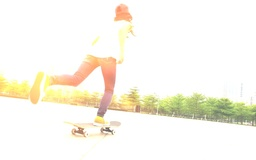
#> input picture img/add-bright-skate.jpg, 256 x 160 px, shrunk from 864 x 540 before the run, given in place of 32bits.png, which was not available
$ python program1.py
#> lines starting #> are read from the running program, lines starting #| are printed output that depends on the picture; pictures that were not available may be replaced by others from this repository, and a replacement may not be noted
### util.py
import cv2 as cv
from numpy import rint

PATH = "img/"


def read_image(name):
#> called with name = '32bits.png'
    return cv.imread(PATH + name)
#> returned value is the input picture: shape (160, 256, 3); mean B, G, R 235.2, 245.9, 248.8


def write_image(name, image):
    cv.imwrite(PATH + name, image)


# [8 lines left out: function check_8bytes_bounds, not called in this run]

### color.py
"""
Basic Operations on Images
https://docs.opencv.org/3.0-beta/doc/py_tutorials/py_core/py_basic_ops/py_basic_ops.html
"""

import numpy as np
import cv2 as cv


def check_8bytes_bounds(x):
    x = np.rint(x)
    if x > 255:
        return 255
    elif x < 0:
        return 0

    return x


def calculate_rgb_to_yiq(r, g, b):
    y = 0.299 * r + 0.587 * g + 0.114 * b
    i = 0.596 * r - 0.274 * g - 0.322 * b
    q = 0.211 * r - 0.523 * g + 0.312 * b

    y = check_8bytes_bounds(y)
    i = check_8bytes_bounds(i)
    q = check_8bytes_bounds(q)

    return y, i, q


def rgb_to_yiq(image):
    # Get RGB components from the image
    b, g, r = cv.split(image)
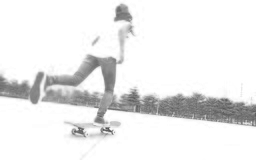
#> b: shape (160, 256); min 83, max 255, mean 235.2
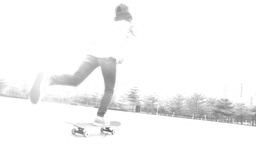
#> g: shape (160, 256); min 95, max 255, mean 245.9
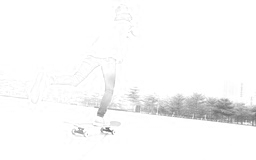
#> r: shape (160, 256); min 104, max 255, mean 248.8

    # Create an empty matrix with the dimension of the input image
    yiq = np.empty_like(image)

    width = image.shape[0]
#> width = 160
    height = image.shape[1]
#> height = 256

    # Calculate YIQ from the input image, pixel by pixel

    for w in range(width):
        for h in range(height):
            y, i, q = calculate_rgb_to_yiq(r[w][h], g[w][h], b[w][h])
            yiq[w][h][2] = y
            yiq[w][h][1] = i
            yiq[w][h][0] = q
#> this loop made 160 passes
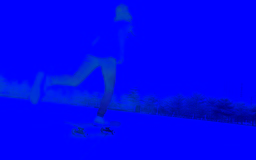
#> yiq: shape (160, 256, 3); mean R, G, B 0.2, 5.2, 245.5

    return yiq


def calculate_yiq_to_rgb(y, i, q):
    r = y + 0.956 * i + 0.621 * q
    g = y - 0.272 * i - 0.647 * q
    b = y - 1.106 * i + 1.703 * q

    r = check_8bytes_bounds(r)
    g = check_8bytes_bounds(g)
    b = check_8bytes_bounds(b)

    return r, g, b


def yiq_to_rgb(image):
    # Get YIQ components from the image
    q, i, y = cv.split(image)
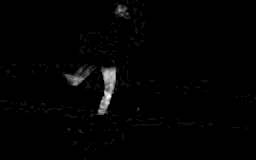
#> q: shape (160, 256); min 0, max 16, mean 0.194; drawn with min black and max white
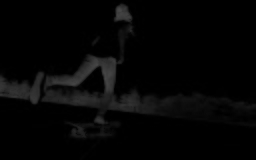
#> i: shape (160, 256); min 0, max 71, mean 5.2

    rgb = np.empty_like(image)

    width = image.shape[0]
    height = image.shape[1]

    # Calculate RGB from the input image, pixel by pixel

    for w in range(width):
        for h in range(height):
            r, g, b = calculate_yiq_to_rgb(y[w][h], i[w][h], q[w][h])

            rgb[w][h][2] = r
            rgb[w][h][1] = g
            rgb[w][h][0] = b
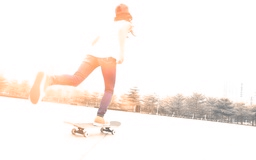
#> rgb: shape (160, 256, 3); mean B, G, R 240.1, 244, 249.9

    return rgb


# [43 lines left out: functions red_band, green_band, blue_band, monochromatic_red, monochromatic_green, monochromatic_blue, not called in this run]


def calculate_rgb_to_gray(r, g, b):
    gray = 0.299 * r + 0.587 * g + 0.114 * b
    return check_8bytes_bounds(gray)


# [72 lines left out: functions rgb_to_gray, rgb_to_negative, calculate_add_bright, calculate_mult_bright, modify_brightness, not called in this run]


def additive_brightness(image, factor):
    return modify_brightness(image, factor, calculate_add_bright)


def multiplicative_brightness(image, factor):
    return modify_brightness(image, factor, calculate_mult_bright)


# [43 lines left out: functions calculate_threshold, thresholding, thresholding_user, thresholding_mean, not called in this run]

### program1.py
# RGB-YIQ-RGB conversion

import cv2 as cv
import color
import util

# An image is a matrix with the dimensions [w][h][3]. 3 for R, G and B

name = "32bits.png"
original = util.read_image(name)

# RGB to YIQ
yiq = color.rgb_to_yiq(original)
cv.imshow('YIQ', yiq)
util.write_image("yiq-" + name, yiq)

# YIQ to RGB
rgb = color.yiq_to_rgb(yiq)
cv.imshow('RGB', rgb)
util.write_image("rgb-" + name, rgb)

cv.waitKey(0)
cv.destroyAllWindows()
